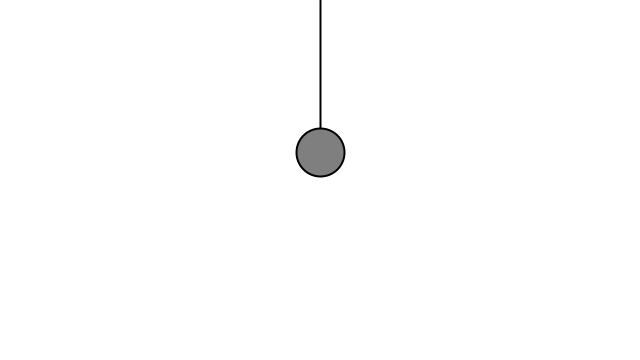
Frame 1 (no input)
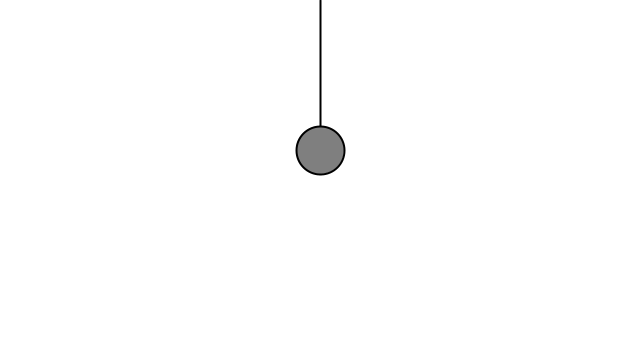
Frame 60 (the mouse pressed at the canvas centre just before this capture)
Frame 120 (the mouse held since frame 60 and released just before this capture): identical to frame 60, image omitted

The Processing sketch that drew these frames (run headless with seeded random() and noise(); from frame 60 on, the mouse is pressed at the canvas centre):

// Processing sketch: sketch_160405b
// ── sketch_160405b.pde

void setup() {
  size(640,360);
}

void draw() {
  background(255);

  float period = 120;
  float amplitude = 50, delta=150;
  float y = delta+amplitude * sin(TWO_PI * frameCount / period);  
  stroke(0);
  strokeWeight(2);
  fill(127);
  translate(width/2,0);
  line(0,0,0,y);
  ellipse(0,y,48,48);
}
